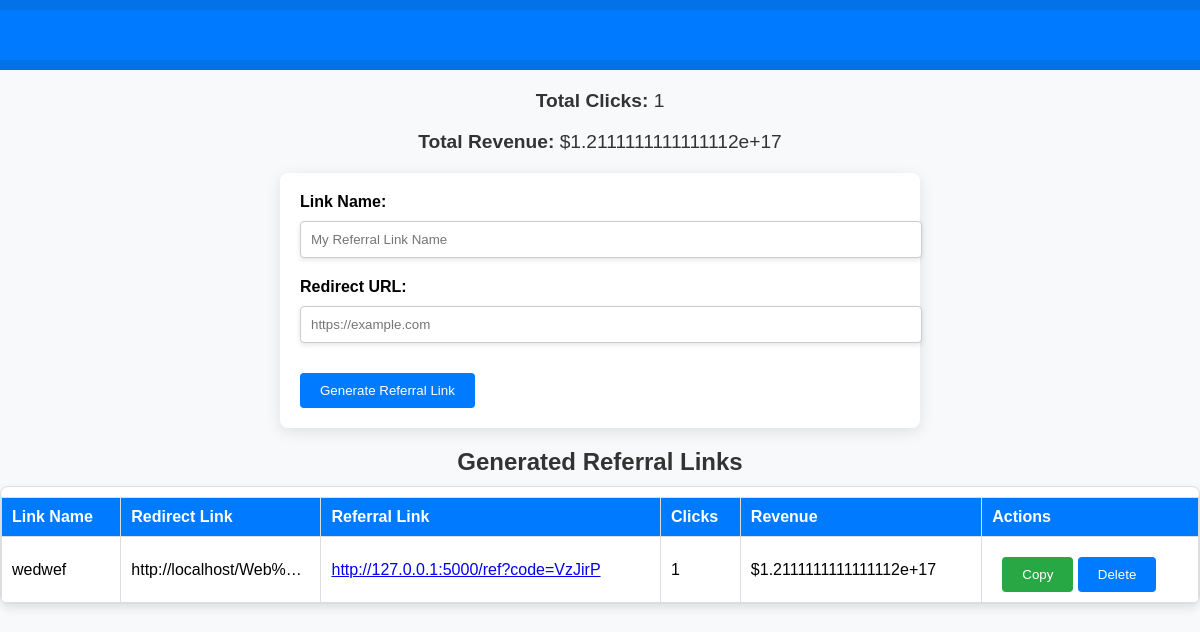
Before: / with the older database file.
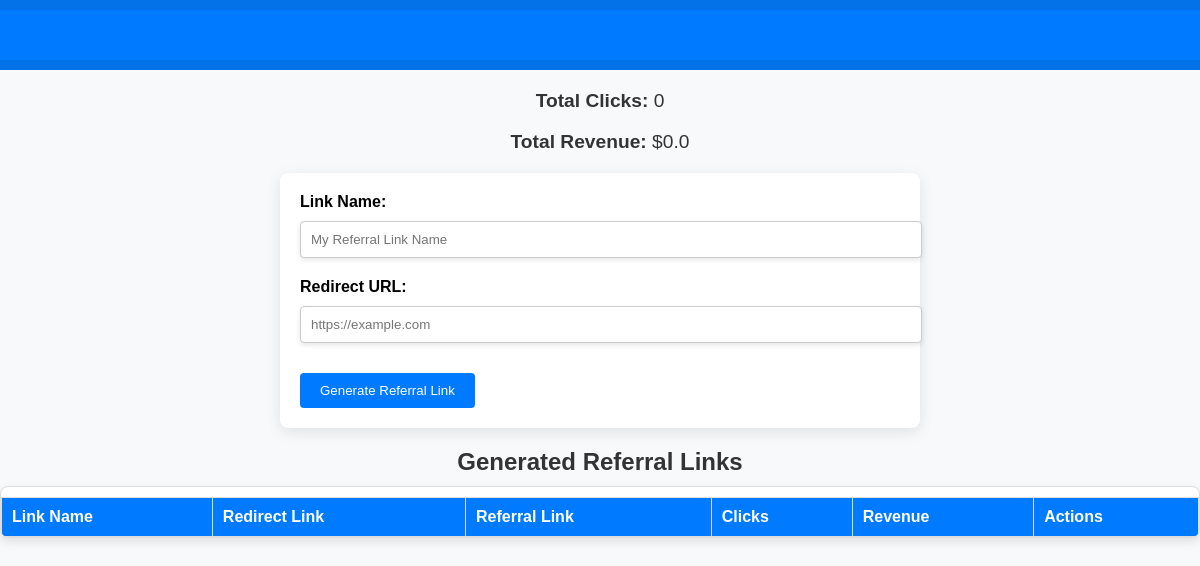
After: the same page with the newer database file.
### app.py (models this page shows)
class GlobalStats(db.Model):
    id = db.Column(db.Integer, primary_key=True)
    total_clicks = db.Column(db.Integer, default=0)
    total_revenue = db.Column(db.Float, default=0.0)

class Referral(db.Model):
    id = db.Column(db.Integer, primary_key=True)
    link_name = db.Column(db.String(150), nullable=False)  # New field for link name
    redirect_link = db.Column(db.String(150), nullable=False)
    referral_link = db.Column(db.String(150), unique=True, nullable=False)
    click_count = db.Column(db.Integer, default=0)
    income = db.Column(db.Float, default=0.0)

### app.py (the view)
@app.route('/')
def dashboard():
    referrals = Referral.query.all()
    stats = GlobalStats.query.first()
    if not stats:
        stats = GlobalStats(total_clicks=0, total_revenue=0.0)
        db.session.add(stats)
        db.session.commit()
    return render_template('dashboard.html', referrals=referrals, stats=stats)

### templates/dashboard.html (shortened to what this page needs)
<!DOCTYPE html>
<html lang="en">
<head>
</head>
<body>
  <div class="supertop-border">
    <div class="top-border">
    </div>
</div>
    <div class="stats">
        <p><strong>Total Clicks:</strong> {{ stats.total_clicks }}</p>
        <p><strong>Total Revenue:</strong> ${{ stats.total_revenue | round(2) }}</p>
    </div>
    <div class="form-container">
        <form action="/generate" method="POST">
            <div class="form-group">
                <label for="link_name">Link Name:</label>
                <input type="text" id="link_name" name="link_name" placeholder="My Referral Link Name" required>
            </div>
            <div class="form-group">
                <label for="redirect_link">Redirect URL:</label>
                <input type="url" id="redirect_link" name="redirect_link" placeholder="https://example.com" required>
            </div>
            <button type="submit">Generate Referral Link</button>
        </form>
    </div>
    <h2>Generated Referral Links</h2>
    <div class="referral-container">
        <table>
            <thead>
                <tr>
                    <th>Link Name</th>
                    <th>Redirect Link</th>
                    <th>Referral Link</th>
                    <th>Clicks</th>
                    <th>Revenue</th>
                    <th>Actions</th>
                </tr>
            </thead>
            <tbody>
                {% for referral in referrals %}
                <tr>
                    <td>{{ referral.link_name }}</td>
                    <td class="truncated">{{ referral.redirect_link }}</td>
                    <td>
                        <a href="{{ referral.referral_link }}" target="_blank">{{ referral.referral_link }}</a>
                    </td>
                    <td>{{ referral.click_count }}</td>
                    <td>${{ referral.income | round(2) }}</td>
                    <td>
                        <button class="copy-button" onclick="copyToClipboard('{{ referral.referral_link }}')">Copy</button>
                        <form action="/delete/{{ referral.id }}" method="POST" style="display:inline;">
                            <button type="submit" onclick="return confirm('Are you sure you want to delete this referral link?');">Delete</button>
                        </form>
                    </td>
                </tr>
                {% endfor %}
            </tbody>
        </table>
    </div>
</body>
</html>

### templates/dashboard.html (style rules this page uses)
body { font-family: Arial, sans-serif; margin: 0; background-color: #f8f9fa; }
h1, h2 { color: #333; text-align: center; margin-bottom: 10px; }
.supertop-border { height: 70px; background-color: #0371e7; width: 100%; display: flex; align-items: center; margin: 0; padding: 0; box-sizing: border-box; }
.top-border { height: 50px; background-color: #007bff; display: flex; align-items: center; width: 100%; }
.stats { margin: 20px 0; text-align: center; font-size: 1.2em; color: #333; }
.form-container { margin-bottom: 20px; padding: 20px; background-color: white; border-radius: 8px; box-shadow: 0 4px 15px rgba(0, 0, 0, 0.1); max-width: 600px; margin: 0 auto; }
.form-group { margin-bottom: 15px; display: flex; flex-direction: column; align-items: stretch; }
label { margin-bottom: 5px; font-weight: bold; }
input[type="url"], input[type="text"] { width: 100%; padding: 10px; margin: 5px 0; border: 1px solid #ccc; border-radius: 4px; box-shadow: 0 2px 5px rgba(0, 0, 0, 0.1); }
button { padding: 10px 20px; background-color: #007bff; color: white; border: none; border-radius: 4px; cursor: pointer; margin-top: 10px; transition: background-color 0.3s; }
.referral-container { max-height: 400px; overflow-y: auto; margin: 0 auto; padding: 0; border: 1px solid #ddd; border-radius: 8px; background-color: white; box-shadow: 0 4px 10px rgba(0, 0, 0, 0.1); }
table { width: 100%; border-collapse: collapse; margin-top: 10px; }
table, th, td { border: 1px solid #ddd; }
th, td { padding: 10px; text-align: left; }
th { background-color: #007bff; color: white; position: sticky; top: 0; z-index: 10; }

Changed rows visible on the page:
removed Referral: link_name "wedwef", redirect_link "http://localhost/Web%2…", referral_link "http://127.0.0.1:5000/ref?code=VzJirP", click_count "1", income "1.2111111111111112e+17"
changed GlobalStats: total_clicks "1" → "0"; total_revenue "1.2111111111111112e+17" → "0.0"
